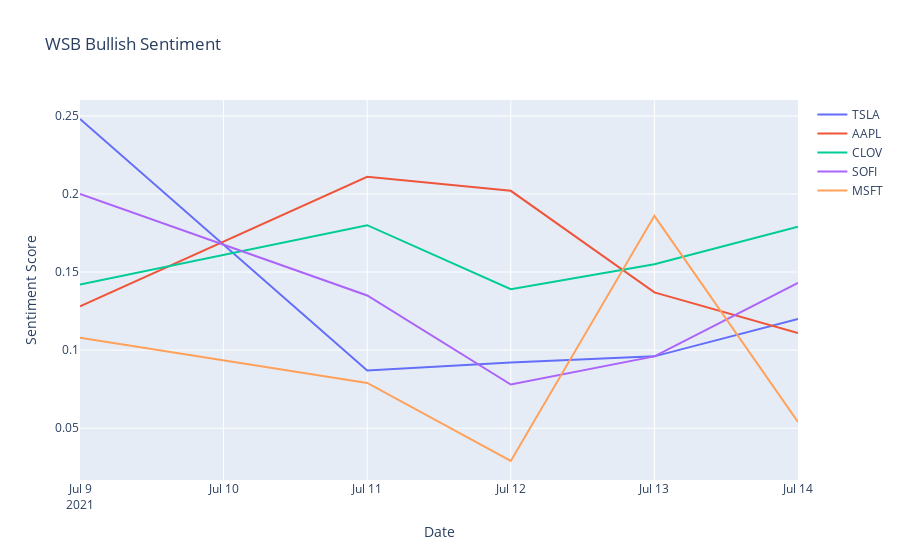
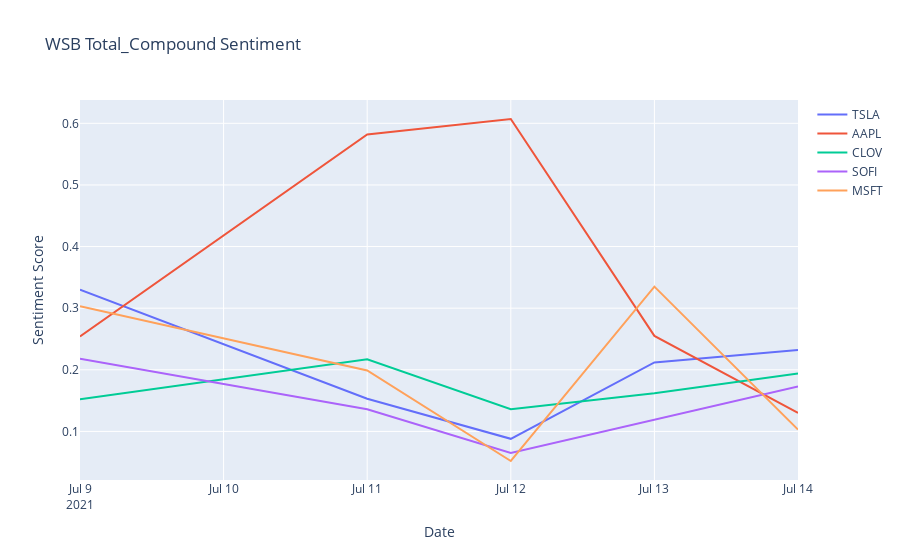

These figures' notebook cell, in order:
### Code cell
TREND_LENGTH = 5
sentiment_list = ['Bullish', 'Total_Compound']

trending_data = trend_data(TREND_LENGTH)
trending = trending_stocks(TREND_LENGTH)
plot_trends(sentiment_list)

### Figure 1 — Plotly figure (JSON) as saved in the notebook; plotly's stock layout.template omitted (floating-point values rounded to 4 significant figures)
{"data": [{"mode": "lines", "name": "TSLA", "type": "scatter", "x": ["2021-07-09T00:00:00", "2021-07-11T00:00:00", "2021-07-12T00:00:00", "2021-07-13T00:00:00", "2021-07-14T00:00:00"], "y": [0.248, 0.087, 0.092, 0.096, 0.12]}, {"mode": "lines", "name": "AAPL", "type": "scatter", "x": ["2021-07-09T00:00:00", "2021-07-11T00:00:00", "2021-07-12T00:00:00", "2021-07-13T00:00:00", "2021-07-14T00:00:00"], "y": [0.128, 0.211, 0.202, 0.137, 0.111]}, {"mode": "lines", "name": "CLOV", "type": "scatter", "x": ["2021-07-09T00:00:00", "2021-07-11T00:00:00", "2021-07-12T00:00:00", "2021-07-13T00:00:00", "2021-07-14T00:00:00"], "y": [0.142, 0.18, 0.139, 0.155, 0.179]}, {"mode": "lines", "name": "SOFI", "type": "scatter", "x": ["2021-07-09T00:00:00", "2021-07-11T00:00:00", "2021-07-12T00:00:00", "2021-07-13T00:00:00", "2021-07-14T00:00:00"], "y": [0.2, 0.135, 0.078, 0.096, 0.143]}, {"mode": "lines", "name": "MSFT", "type": "scatter", "x": ["2021-07-09T00:00:00", "2021-07-11T00:00:00", "2021-07-12T00:00:00", "2021-07-13T00:00:00", "2021-07-14T00:00:00"], "y": [0.108, 0.079, 0.029, 0.186, 0.054]}], "layout": {"title": {"text": "WSB Bullish Sentiment"}, "xaxis": {"title": {"text": "Date"}}, "yaxis": {"title": {"text": "Sentiment Score"}}}}

### Figure 2 — Plotly figure (JSON) as saved in the notebook; plotly's stock layout.template omitted (floating-point values rounded to 4 significant figures)
{"data": [{"mode": "lines", "name": "TSLA", "type": "scatter", "x": ["2021-07-09T00:00:00", "2021-07-11T00:00:00", "2021-07-12T00:00:00", "2021-07-13T00:00:00", "2021-07-14T00:00:00"], "y": [0.33, 0.153, 0.088, 0.212, 0.232]}, {"mode": "lines", "name": "AAPL", "type": "scatter", "x": ["2021-07-09T00:00:00", "2021-07-11T00:00:00", "2021-07-12T00:00:00", "2021-07-13T00:00:00", "2021-07-14T00:00:00"], "y": [0.254, 0.582, 0.607, 0.255, 0.13]}, {"mode": "lines", "name": "CLOV", "type": "scatter", "x": ["2021-07-09T00:00:00", "2021-07-11T00:00:00", "2021-07-12T00:00:00", "2021-07-13T00:00:00", "2021-07-14T00:00:00"], "y": [0.152, 0.217, 0.136, 0.162, 0.194]}, {"mode": "lines", "name": "SOFI", "type": "scatter", "x": ["2021-07-09T00:00:00", "2021-07-11T00:00:00", "2021-07-12T00:00:00", "2021-07-13T00:00:00", "2021-07-14T00:00:00"], "y": [0.218, 0.136, 0.065, 0.119, 0.173]}, {"mode": "lines", "name": "MSFT", "type": "scatter", "x": ["2021-07-09T00:00:00", "2021-07-11T00:00:00", "2021-07-12T00:00:00", "2021-07-13T00:00:00", "2021-07-14T00:00:00"], "y": [0.303, 0.199, 0.052, 0.335, 0.103]}], "layout": {"title": {"text": "WSB Total_Compound Sentiment"}, "xaxis": {"title": {"text": "Date"}}, "yaxis": {"title": {"text": "Sentiment Score"}}}}
